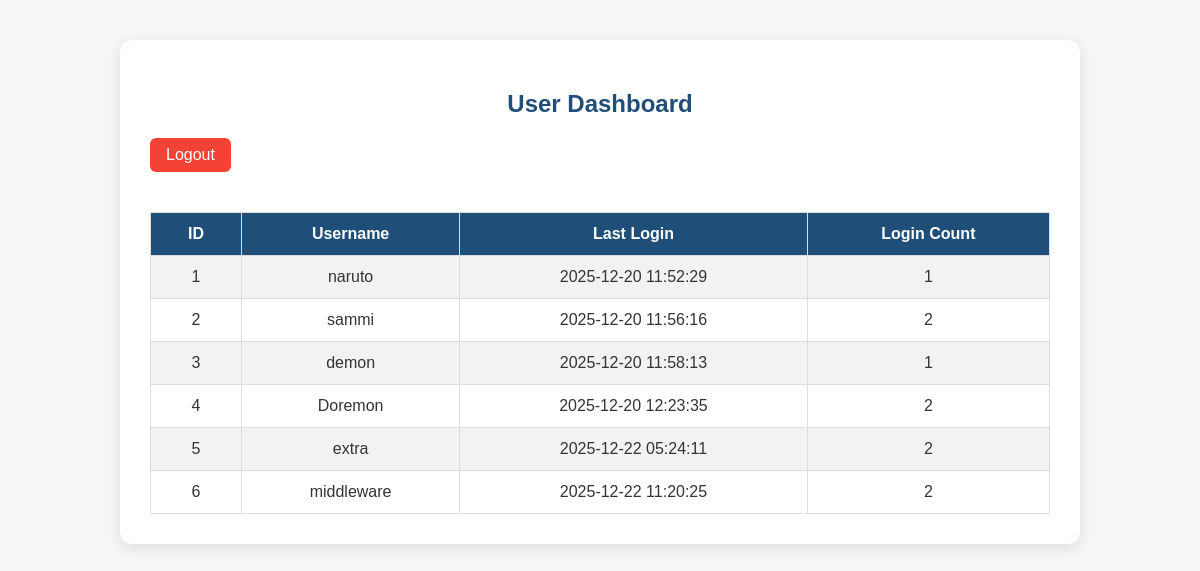
The page /dashboard (signed in) on the database as committed earlier.
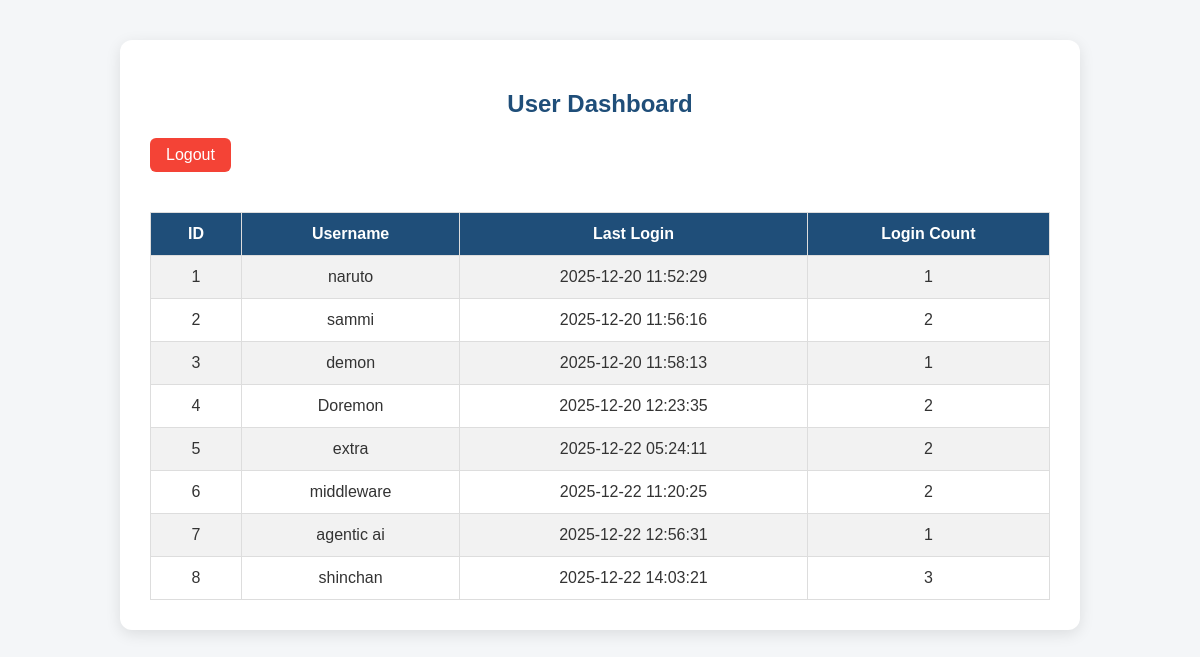
The same page on the database as committed later.
### tables this page shows
CREATE TABLE users (
            id INTEGER PRIMARY KEY AUTOINCREMENT,
            username TEXT UNIQUE NOT NULL,
            password TEXT NOT NULL,
            login_count INTEGER DEFAULT 0,
            last_login TEXT,
            created_at TEXT DEFAULT CURRENT_TIMESTAMP
        );

### backend/app.py (the view)
@app.route("/dashboard")
def dashboard():
    if "user" not in session:
        return redirect("/")
    users = get_all_users()
    return render_template("dashboard.html", users=users)

### backend/db.py (called while the page is built)
def get_connection():
    return sqlite3.connect(DB_PATH, check_same_thread=False)

def get_all_users():
    conn = get_connection()
    cursor = conn.cursor()
    cursor.execute(
        "SELECT id, username, last_login, login_count FROM users"
    )
    users = cursor.fetchall()
    conn.close()
    return users

### frontend/templates/dashboard.html (shortened to what this page needs)
<!DOCTYPE html>
<html>
<head>
</head>
<body>
    <div class="container">
        <h2>User Dashboard</h2>
        <a class="logout" href="/logout">Logout</a>
        <table>
            <tr>
                <th>ID</th>
                <th>Username</th>
                <th>Last Login</th>
                <th>Login Count</th>
            </tr>
            {% for u in users %}
            <tr>
                <td>{{ u[0] }}</td>
                <td>{{ u[1] }}</td>
                <td>{{ u[2] }}</td>
                <td>{{ u[3] }}</td>
            </tr>
            {% endfor %}
        </table>
    </div>
</body>
</html>

### frontend/templates/dashboard.html (style rules this page uses)
body { font-family: Arial, sans-serif; background: #f4f6f8; color: #333; margin: 0; padding: 0; }
.container { width: 90%; max-width: 900px; margin: 40px auto; background: #fff; padding: 30px; border-radius: 12px; box-shadow: 0 4px 15px rgba(0,0,0,0.1); }
h2 { text-align: center; color: #1f4e79; }
a.logout { display: inline-block; margin-bottom: 20px; text-decoration: none; color: white; background: #f44336; padding: 8px 16px; border-radius: 6px; }
table { width: 100%; border-collapse: collapse; margin-top: 20px; }
th, td { padding: 12px 15px; border: 1px solid #ddd; text-align: center; }
th { background-color: #1f4e79; color: #fff; }
tr:nth-child(even) { background-color: #f2f2f2; }

Rows that differ between the two databases and show on the page:
added users: id "7", username "agentic ai", last_login "2025-12-22 12:56:31", login_count "1"
added users: id "8", username "shinchan", last_login "2025-12-22 14:03:21", login_count "3"
